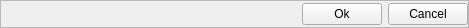
<?xml version="1.0" encoding="UTF-8"?>
<ui version="4.0">
 <class>ButtonsFrame</class>
 <widget class="QFrame" name="ButtonsFrame">
  <property name="geometry">
   <rect>
    <x>0</x>
    <y>0</y>
    <width>469</width>
    <height>28</height>
   </rect>
  </property>
  <property name="sizePolicy">
   <sizepolicy hsizetype="Minimum" vsizetype="Minimum">
    <horstretch>0</horstretch>
    <verstretch>0</verstretch>
   </sizepolicy>
  </property>
  <property name="windowTitle">
   <string>Frame</string>
  </property>
  <property name="frameShape">
   <enum>QFrame::StyledPanel</enum>
  </property>
  <property name="frameShadow">
   <enum>QFrame::Raised</enum>
  </property>
  <layout class="QHBoxLayout" name="horizontalLayout">
   <property name="leftMargin">
    <number>0</number>
   </property>
   <property name="topMargin">
    <number>0</number>
   </property>
   <property name="rightMargin">
    <number>0</number>
   </property>
   <property name="bottomMargin">
    <number>0</number>
   </property>
   <item>
    <widget class="QLabel" name="lblMsg">
     <property name="styleSheet">
      <string notr="true"/>
     </property>
     <property name="text">
      <string/>
     </property>
    </widget>
   </item>
   <item>
    <widget class="QPushButton" name="btnOk">
     <property name="sizePolicy">
      <sizepolicy hsizetype="Fixed" vsizetype="Fixed">
       <horstretch>0</horstretch>
       <verstretch>0</verstretch>
      </sizepolicy>
     </property>
     <property name="text">
      <string>Ok</string>
     </property>
    </widget>
   </item>
   <item>
    <widget class="QPushButton" name="btnCancel">
     <property name="sizePolicy">
      <sizepolicy hsizetype="Fixed" vsizetype="Fixed">
       <horstretch>0</horstretch>
       <verstretch>0</verstretch>
      </sizepolicy>
     </property>
     <property name="text">
      <string>Cancel</string>
     </property>
    </widget>
   </item>
  </layout>
 </widget>
 <resources/>
 <connections/>
</ui>
